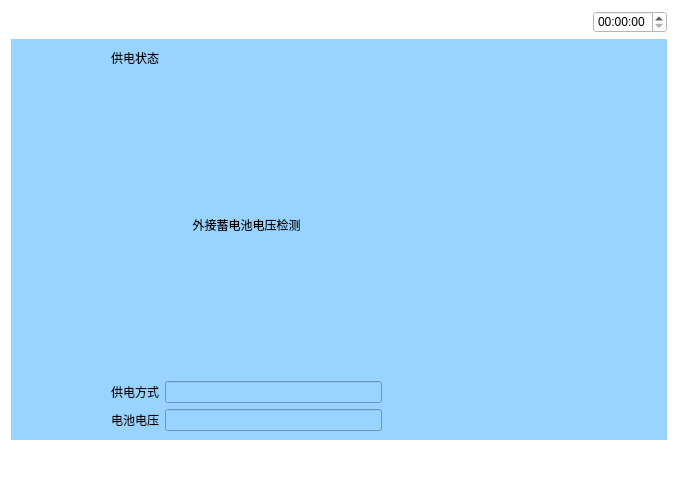
<?xml version="1.0" encoding="UTF-8"?>
<ui version="4.0">
 <class>Gongdianzhuangtai</class>
 <widget class="QWidget" name="Gongdianzhuangtai">
  <property name="geometry">
   <rect>
    <x>0</x>
    <y>0</y>
    <width>678</width>
    <height>482</height>
   </rect>
  </property>
  <property name="windowTitle">
   <string>Form</string>
  </property>
  <property name="styleSheet">
   <string notr="true">background-color: rgb(255, 255, 255);</string>
  </property>
  <layout class="QVBoxLayout" name="verticalLayout_4" stretch="1,5,1">
   <item>
    <layout class="QHBoxLayout" name="horizontalLayout_5">
     <item>
      <widget class="QPushButton" name="pushButton">
       <property name="text">
        <string/>
       </property>
       <property name="icon">
        <iconset resource="myimages.qrc">
         <normaloff>:/image/images/4g.png</normaloff>:/image/images/4g.png</iconset>
       </property>
       <property name="flat">
        <bool>true</bool>
       </property>
      </widget>
     </item>
     <item>
      <widget class="QPushButton" name="pushButton_2">
       <property name="text">
        <string/>
       </property>
       <property name="icon">
        <iconset resource="myimages.qrc">
         <normaloff>:/image/images/wireless.svg</normaloff>:/image/images/wireless.svg</iconset>
       </property>
       <property name="flat">
        <bool>true</bool>
       </property>
      </widget>
     </item>
     <item>
      <widget class="QPushButton" name="pushButton_3">
       <property name="text">
        <string/>
       </property>
       <property name="icon">
        <iconset resource="myimages.qrc">
         <normaloff>:/image/images/bl.svg</normaloff>:/image/images/bl.svg</iconset>
       </property>
       <property name="flat">
        <bool>true</bool>
       </property>
      </widget>
     </item>
     <item>
      <widget class="QPushButton" name="pushButton_4">
       <property name="text">
        <string/>
       </property>
       <property name="icon">
        <iconset resource="myimages.qrc">
         <normaloff>:/image/images/locate.svg</normaloff>:/image/images/locate.svg</iconset>
       </property>
       <property name="flat">
        <bool>true</bool>
       </property>
      </widget>
     </item>
     <item>
      <spacer name="horizontalSpacer_4">
       <property name="orientation">
        <enum>Qt::Horizontal</enum>
       </property>
       <property name="sizeHint" stdset="0">
        <size>
         <width>40</width>
         <height>20</height>
        </size>
       </property>
      </spacer>
     </item>
     <item>
      <widget class="QTimeEdit" name="timeEdit_2"/>
     </item>
    </layout>
   </item>
   <item>
    <widget class="QWidget" name="widget" native="true">
     <property name="sizePolicy">
      <sizepolicy hsizetype="Preferred" vsizetype="Preferred">
       <horstretch>0</horstretch>
       <verstretch>0</verstretch>
      </sizepolicy>
     </property>
     <property name="contextMenuPolicy">
      <enum>Qt::DefaultContextMenu</enum>
     </property>
     <property name="styleSheet">
      <string notr="true">background-color: rgb(153, 211, 255);</string>
     </property>
     <layout class="QVBoxLayout" name="verticalLayout_2" stretch="1,3">
      <property name="leftMargin">
       <number>100</number>
      </property>
      <item>
       <layout class="QHBoxLayout" name="horizontalLayout">
        <item>
         <widget class="QLabel" name="label">
          <property name="text">
           <string>供电状态</string>
          </property>
         </widget>
        </item>
        <item>
         <spacer name="horizontalSpacer">
          <property name="orientation">
           <enum>Qt::Horizontal</enum>
          </property>
          <property name="sizeHint" stdset="0">
           <size>
            <width>40</width>
            <height>20</height>
           </size>
          </property>
         </spacer>
        </item>
        <item>
         <layout class="QVBoxLayout" name="verticalLayout"/>
        </item>
       </layout>
      </item>
      <item>
       <layout class="QHBoxLayout" name="horizontalLayout_9" stretch="1,1">
        <item>
         <layout class="QVBoxLayout" name="verticalLayout_3" stretch="1,1,1">
          <item>
           <layout class="QHBoxLayout" name="horizontalLayout_3">
            <item>
             <widget class="QLabel" name="label_2">
              <property name="text">
               <string>外接蓄电池电压检测</string>
              </property>
              <property name="alignment">
               <set>Qt::AlignCenter</set>
              </property>
             </widget>
            </item>
           </layout>
          </item>
          <item>
           <layout class="QHBoxLayout" name="horizontalLayout_7">
            <item>
             <widget class="QLabel" name="label_4">
              <property name="text">
               <string>供电方式</string>
              </property>
             </widget>
            </item>
            <item>
             <widget class="QLineEdit" name="lineEdit_3"/>
            </item>
           </layout>
          </item>
          <item>
           <layout class="QHBoxLayout" name="horizontalLayout_8">
            <item>
             <widget class="QLabel" name="label_5">
              <property name="text">
               <string>电池电压</string>
              </property>
             </widget>
            </item>
            <item>
             <widget class="QLineEdit" name="lineEdit_4"/>
            </item>
           </layout>
          </item>
         </layout>
        </item>
        <item>
         <widget class="QPushButton" name="pushButton_5">
          <property name="sizePolicy">
           <sizepolicy hsizetype="Minimum" vsizetype="Minimum">
            <horstretch>0</horstretch>
            <verstretch>0</verstretch>
           </sizepolicy>
          </property>
          <property name="text">
           <string/>
          </property>
          <property name="icon">
           <iconset resource="myimages.qrc">
            <normaloff>:/image/images/light.png</normaloff>:/image/images/light.png</iconset>
          </property>
          <property name="iconSize">
           <size>
            <width>200</width>
            <height>200</height>
           </size>
          </property>
          <property name="flat">
           <bool>true</bool>
          </property>
         </widget>
        </item>
       </layout>
      </item>
     </layout>
    </widget>
   </item>
   <item>
    <layout class="QHBoxLayout" name="horizontalLayout_2">
     <item>
      <widget class="QPushButton" name="returnIndex">
       <property name="font">
        <font>
         <family>AR PL UMing TW MBE</family>
        </font>
       </property>
       <property name="styleSheet">
        <string notr="true">border-image: url(:/image/images/index.svg);</string>
       </property>
       <property name="text">
        <string/>
       </property>
       <property name="icon">
        <iconset resource="myimages.qrc">
         <normaloff>:/image/images/index.svg</normaloff>:/image/images/index.svg</iconset>
       </property>
       <property name="iconSize">
        <size>
         <width>40</width>
         <height>40</height>
        </size>
       </property>
       <property name="flat">
        <bool>true</bool>
       </property>
      </widget>
     </item>
     <item>
      <spacer name="horizontalSpacer_3">
       <property name="orientation">
        <enum>Qt::Horizontal</enum>
       </property>
       <property name="sizeHint" stdset="0">
        <size>
         <width>40</width>
         <height>20</height>
        </size>
       </property>
      </spacer>
     </item>
     <item>
      <spacer name="horizontalSpacer_2">
       <property name="orientation">
        <enum>Qt::Horizontal</enum>
       </property>
       <property name="sizeHint" stdset="0">
        <size>
         <width>40</width>
         <height>20</height>
        </size>
       </property>
      </spacer>
     </item>
     <item>
      <widget class="QPushButton" name="returnPage">
       <property name="text">
        <string/>
       </property>
       <property name="icon">
        <iconset resource="myimages.qrc">
         <normaloff>:/image/images/shangyiye.svg</normaloff>:/image/images/shangyiye.svg</iconset>
       </property>
       <property name="iconSize">
        <size>
         <width>40</width>
         <height>40</height>
        </size>
       </property>
       <property name="flat">
        <bool>true</bool>
       </property>
      </widget>
     </item>
    </layout>
   </item>
  </layout>
 </widget>
 <resources>
  <include location="myimages.qrc"/>
 </resources>
 <connections/>
</ui>
